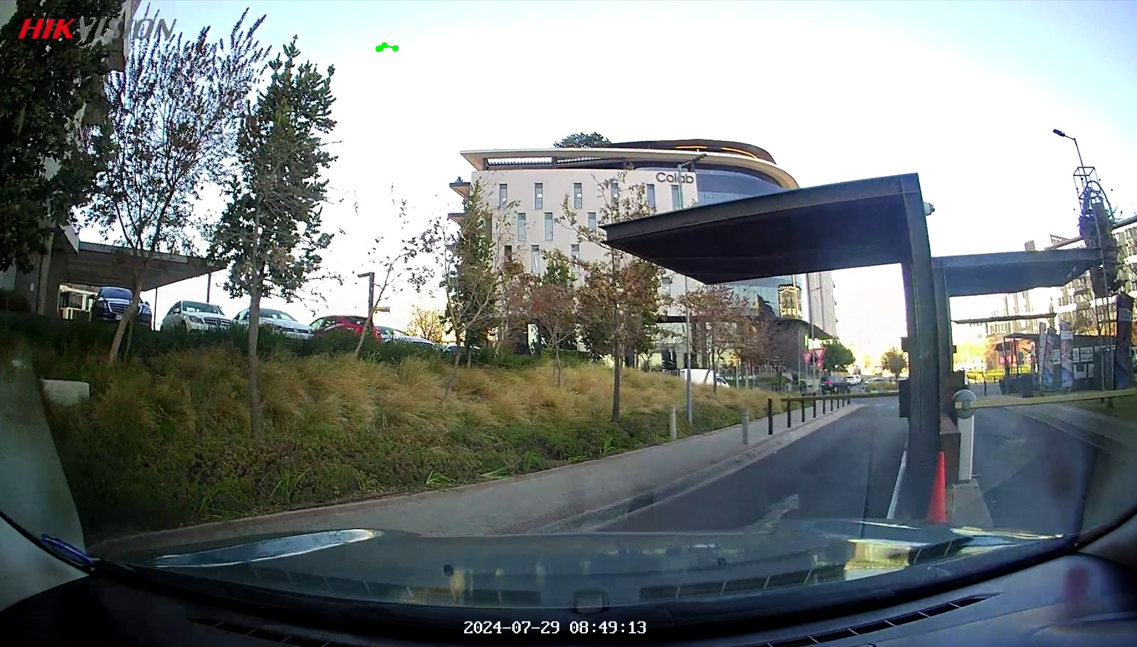
#> input picture notebooks/sample_frames/Screenshot 2025-03-12 005050.png, 1137 x 647 px
$ jupyter execute raindrop_distortion_simulation.ipynb
#> lines starting #> are read from the running program, lines starting #| are printed output that depends on the picture; after the words box and inside, x2 and y2 are one past the last pixel; in counts of white or black regions, pixels touching at a corner belong together
[cell 1]
import numpy as np
import cv2
from PIL import Image
import matplotlib.pyplot as plt

# Load sample image from SA-Lens dataset
img_path = "sample_frames/Screenshot 2025-03-12 005050.png"
orig_img = np.array(Image.open(img_path).convert("RGB"))

def apply_raindrop_overlay(img, drop_count=100, radius_range=(10, 30), blur_ksize=21):
    """
    Simulate raindrop distortion by:
      - Random circular droplets
      - Simple refractive-like jitter inside each droplet
      - Alpha-blending and Gaussian blur for soft edges
    """
#> called with drop_count = 150, radius_range = (15, 40), blur_ksize = 31
    h, w = img.shape[:2]
    overlay = np.zeros_like(img, dtype=np.float32)
    alpha = np.zeros((h, w), dtype=np.float32)

    for _ in range(drop_count):
        # random droplet parameters
        r = np.random.randint(radius_range[0], radius_range[1])
        cx = np.random.randint(r, w - r)
        cy = np.random.randint(r, h - r)

        # create circular mask
        mask = np.zeros((h, w), dtype=np.uint8)
        cv2.circle(mask, (cx, cy), r, 255, -1)

        # get coordinates inside droplet
        ys, xs = np.where(mask == 255)
        # refractive jitter proportional to radius
        jitter_x = np.random.uniform(-0.1*r, 0.1*r, size=ys.shape)
        jitter_y = np.random.uniform(-0.1*r, 0.1*r, size=ys.shape)
        map_x = (xs + jitter_x).astype(np.float32)
        map_y = (ys + jitter_y).astype(np.float32)

        # remap pixels under droplet
        warped = cv2.remap(img, map_x.reshape(-1,1), map_y.reshape(-1,1),
                           interpolation=cv2.INTER_LINEAR).reshape(-1,3)
        overlay[ys, xs] = warped
        alpha[ys, xs] = 1.0
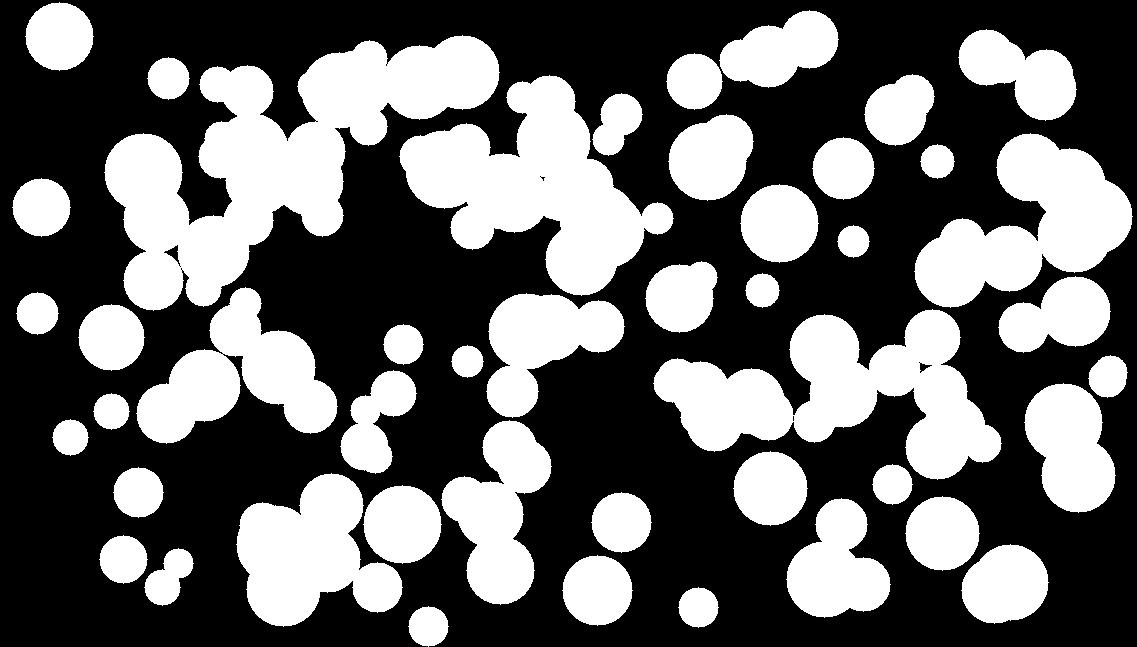
#> alpha: shape (647, 1137) float32; values 0 (black) and 1 (white), 39.4% white; 46 white regions, largest, box (x1, y1, x2, y2) and area: (104, 35, 500, 311) 44901, (653, 309, 1002, 480) 27999, (399, 75, 674, 296) 27934
#> mask: shape (647, 1137); 0.46% white; 1 white region, box (x1, y1, x2, y2) and area: (961, 557, 1028, 624) 3409
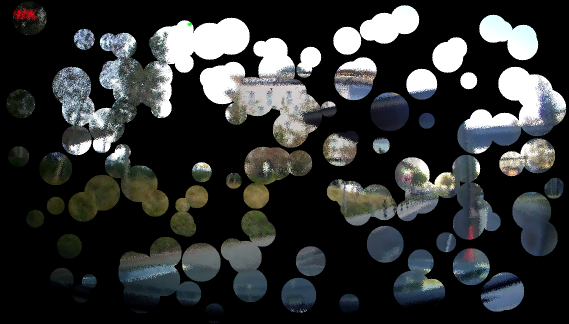
#> overlay: shape (647, 1137, 3) float32 (shown at 1/2 size); mean R, G, B 46.9, 49.1, 49

    # soften droplet edges
    overlay = cv2.GaussianBlur(overlay, (blur_ksize, blur_ksize), 0)
    alpha = cv2.GaussianBlur(alpha, (blur_ksize, blur_ksize), 0)[..., None]
#> alpha: shape (647, 1137, 1) float32

    # composite final image
    out = img.astype(np.float32) * (1 - alpha) + overlay * alpha
    return np.clip(out, 0, 255).astype(np.uint8)


# snell-law refraction simulation

def apply_snell_law_raindrop_overlay(img,
                           drop_count=100,
                           radius_range=(10, 30),
                           blur_ksize=21,
                           refractive_idx=1.33):
    """
    Simulate raindrop distortion with:
      - Random ellipsoidal droplets
      - Snell‐law refraction inside each droplet
      - Alpha‐blend + Gaussian blur for soft edges
    """
#> called with drop_count = 150, radius_range = (6, 25), blur_ksize = 21, refractive_idx = 1.33
    h, w = img.shape[:2]
    overlay = np.zeros_like(img, dtype=np.float32)
    alpha   = np.zeros((h, w),       dtype=np.float32)

    for _ in range(drop_count):
        # 1) random ellipse params
        ry = np.random.randint(radius_range[0], radius_range[1])
        rx = np.random.randint(radius_range[0], radius_range[1])
        cx = np.random.randint(rx, w - rx)
        cy = np.random.randint(ry, h - ry)
        angle = np.random.uniform(0, 360)

        # 2) draw ellipse mask
        mask = np.zeros((h, w), dtype=np.uint8)
        cv2.ellipse(mask,
                    center=(cx, cy),
                    axes=(rx, ry),
                    angle=angle,
                    startAngle=0,
                    endAngle=360,
                    color=255,
                    thickness=-1)

        # 3) compute refraction disp via Snell-law approx
        ys, xs = np.where(mask == 255)
        dx = xs.astype(np.float32) - cx
        dy = ys.astype(np.float32) - cy
        disp_x = dx * (1 - 1/refractive_idx)
        disp_y = dy * (1 - 1/refractive_idx)
        map_x = (xs + disp_x).astype(np.float32)
        map_y = (ys + disp_y).astype(np.float32)

        # 4) remap & write into overlay+alpha
        warped = cv2.remap(img,
                           map_x.reshape(-1,1),
                           map_y.reshape(-1,1),
                           interpolation=cv2.INTER_LINEAR
                          ).reshape(-1,3)
        overlay[ys, xs] = warped
        alpha[ys, xs]   = 1.0
#> alpha: shape (647, 1137) float32; values 0 (black) and 1 (white), 14% white; 104 white regions, largest, box (x1, y1, x2, y2) and area: (346, 183, 412, 277) 3442, (810, 103, 892, 164) 2962, (985, 506, 1052, 570) 2613
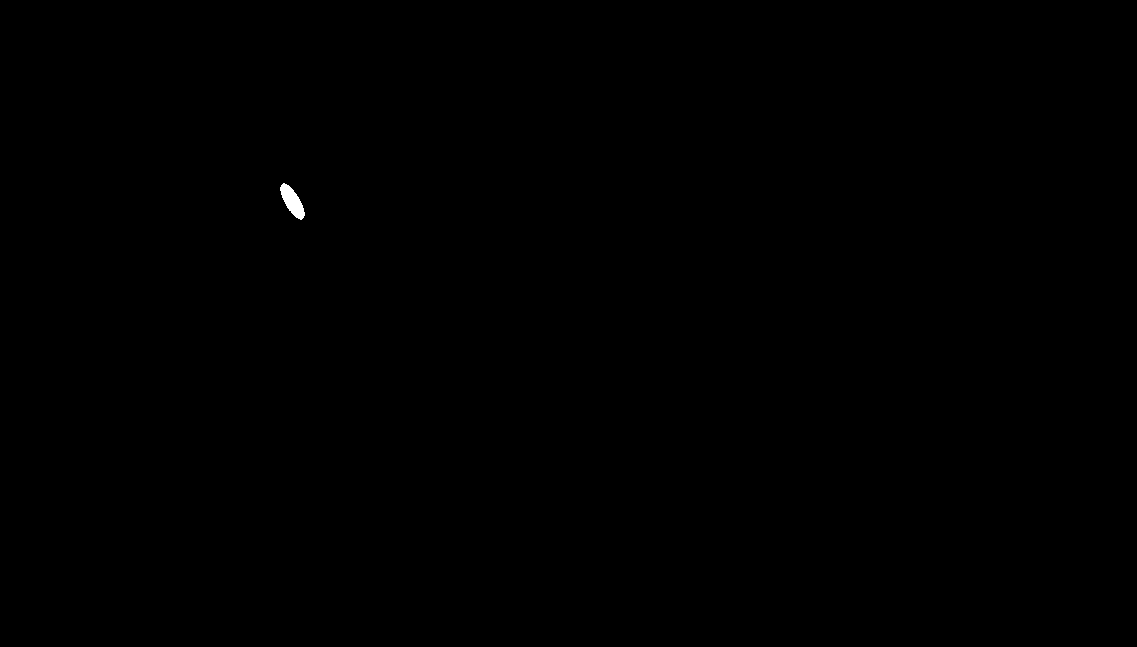
#> mask: shape (647, 1137); 0.06% white; 1 white region, box (x1, y1, x2, y2) and area: (280, 183, 305, 220) 477
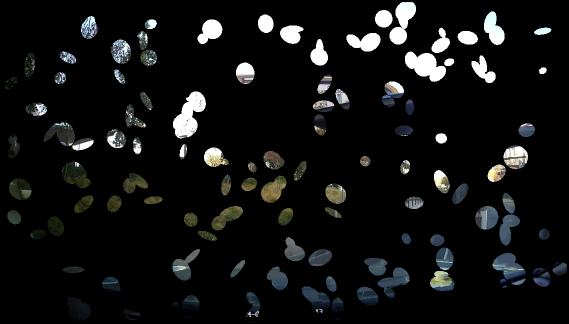
#> overlay: shape (647, 1137, 3) float32 (shown at 1/2 size); mean R, G, B 16.8, 17.6, 17.4

    # 5) soften droplet edges
    overlay = cv2.GaussianBlur(overlay, (blur_ksize, blur_ksize), 0)
    alpha   = cv2.GaussianBlur(alpha,   (blur_ksize, blur_ksize), 0)[..., None]
#> alpha: shape (647, 1137, 1) float32

    # 6) composite
    out = img.astype(np.float32)*(1 - alpha) + overlay*alpha
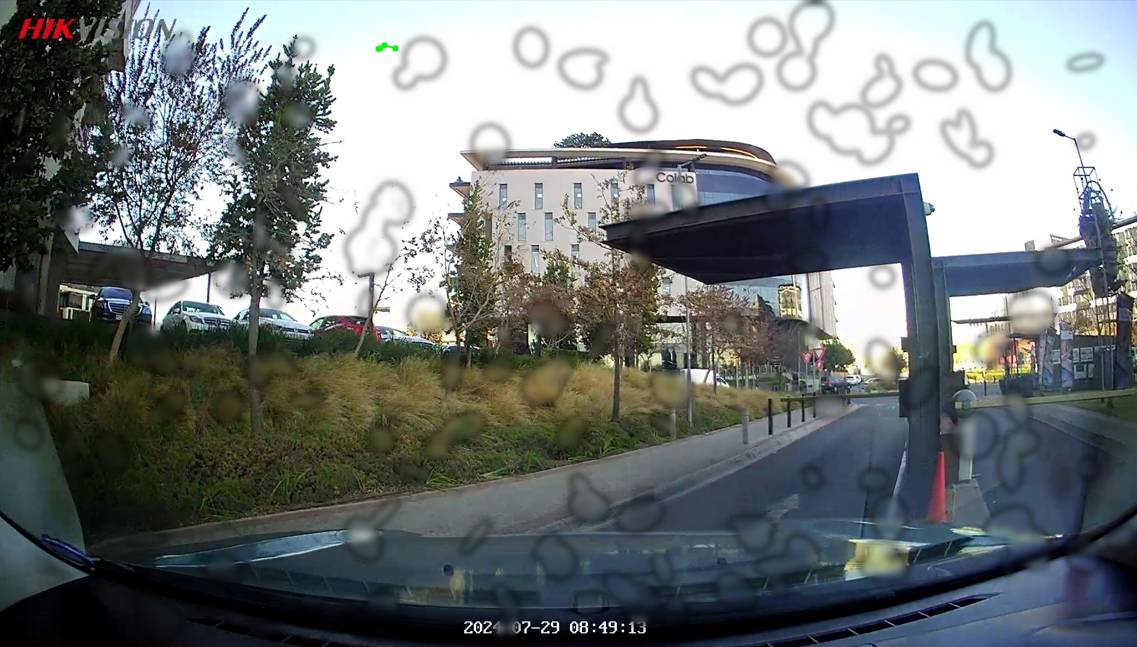
#> out: shape (647, 1137, 3) float32; mean R, G, B 113.3, 119.6, 119.4
    return np.clip(out, 0, 255).astype(np.uint8)

[cell 2]
# Apply demo distortion
aug_img = apply_raindrop_overlay(orig_img, drop_count=150, radius_range=(15, 40), blur_ksize=31)

# Display results
fig, axes = plt.subplots(1, 2, figsize=(12, 6))
axes[0].imshow(orig_img)
axes[0].set_title("Original SA-Lens Frame")
axes[0].axis("off")
axes[1].imshow(aug_img)
axes[1].set_title("Simulated Raindrop Overlay")
axes[1].axis("off")
plt.show()

[cell 3]
aug_img = apply_snell_law_raindrop_overlay(orig_img, drop_count=150, radius_range=(6, 25), blur_ksize=21)
# Display results
fig, axes = plt.subplots(1, 2, figsize=(12, 6))
axes[0].imshow(orig_img)
axes[0].set_title("Original SA-Lens Frame")
axes[0].axis("off")
axes[1].imshow(aug_img)
axes[1].set_title("Simulated Snell-Law Raindrop Overlay")
axes[1].axis("off")
plt.show()

$ run again, with notebooks/sample_frames/Screenshot 2025-03-12 004706.png copied over notebooks/sample_frames/Screenshot 2025-03-12 005050.png
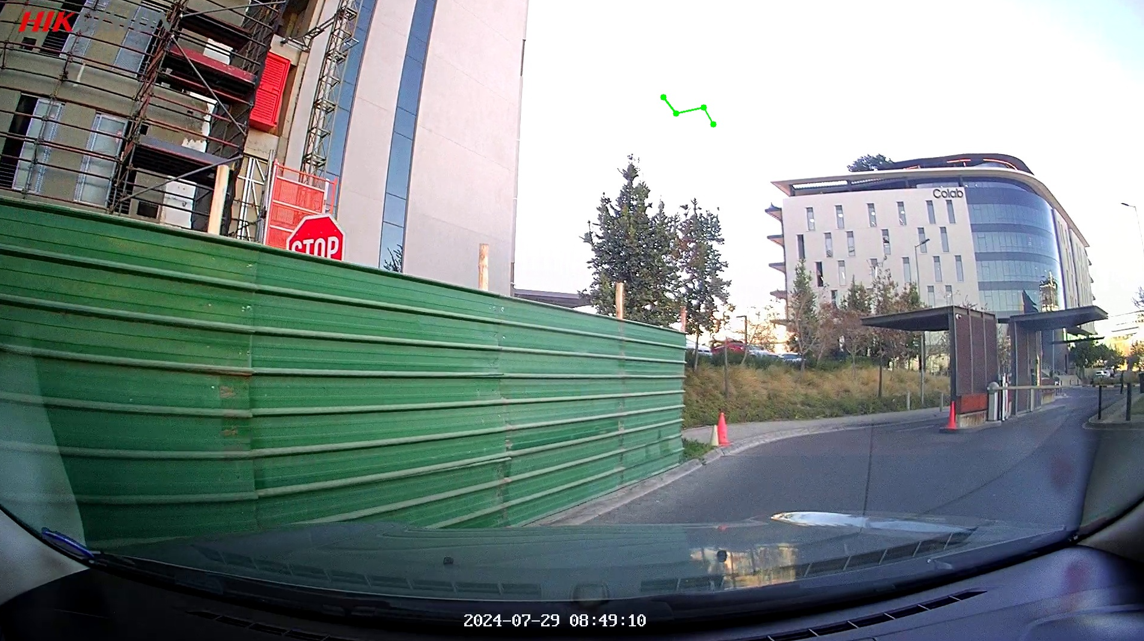
#> input picture notebooks/sample_frames/Screenshot 2025-03-12 004706.png, 1144 x 641 px
#> after the loop in apply_raindrop_overlay, `for _ in range(drop_count):`:
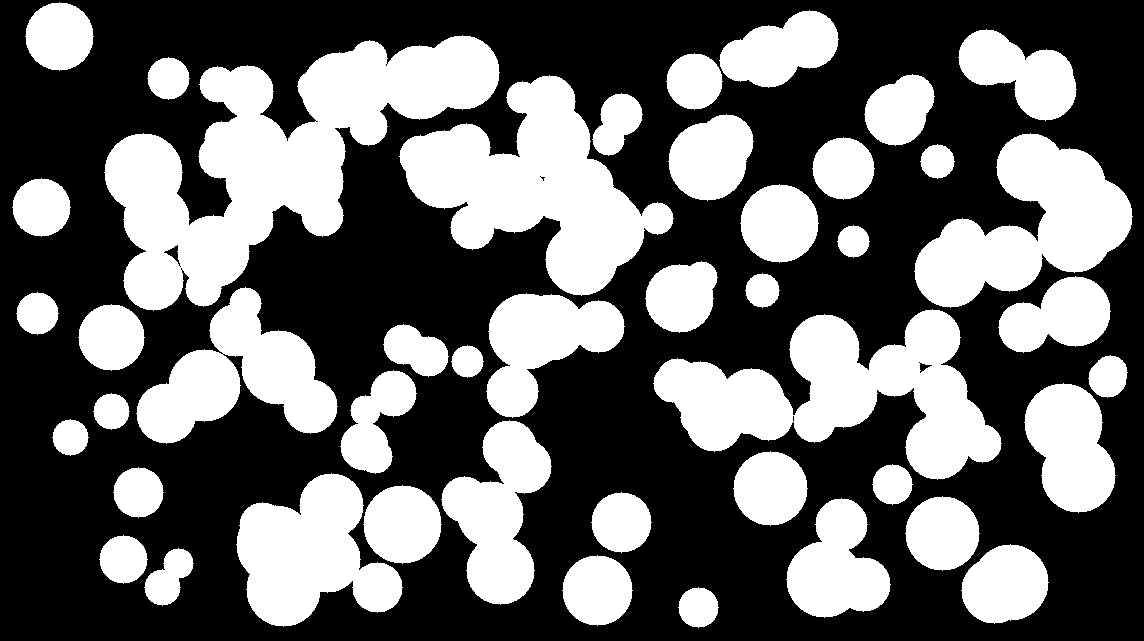
#> alpha: shape (641, 1144) float32; values 0 (black) and 1 (white), 39.5% white; 45 white regions, largest, box (x1, y1, x2, y2) and area: (104, 35, 500, 311) 44901, (653, 309, 1002, 480) 27999, (399, 75, 674, 296) 27934
#> in apply_snell_law_raindrop_overlay, `out = img.astype(np.float32)*(1 - alpha) + overlay*alpha`:
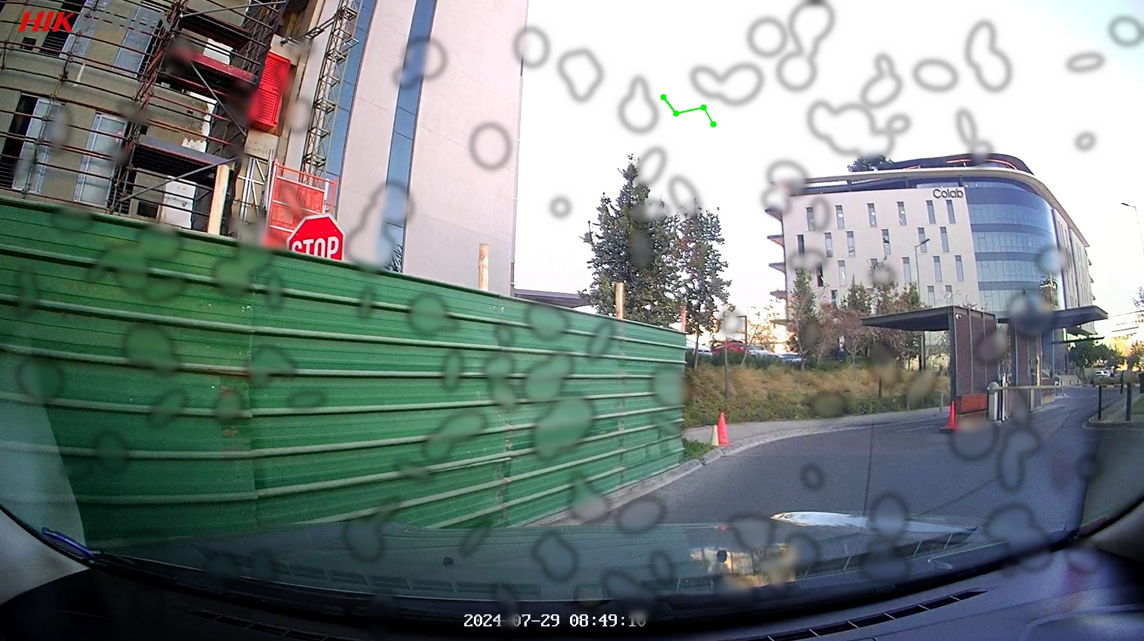
#> out: shape (641, 1144, 3) float32; mean R, G, B 119.7, 130.1, 128.8
